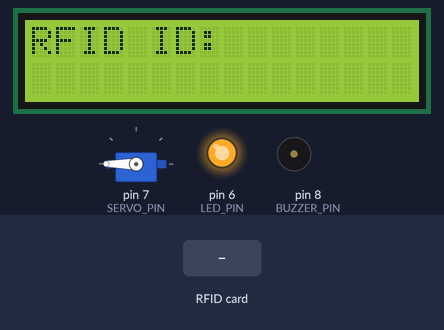
A sketch run on a simulated Arduino Uno, built for the host (arithmetic inside an expression is 32-bit, double 64-bit). Parts: servo, 16×2 character LCD, output pins drawn as LEDs (lit = HIGH), buzzer (waves = sounding, pin HIGH). The inputs (shaded band) are chosen by the test bench. What the sketch prints to the serial monitor is not drawn.

Above: at 1.3 s.
1.4 s: RFID card 5E 7A 19 C4 held to the reader
At 4.3 s:
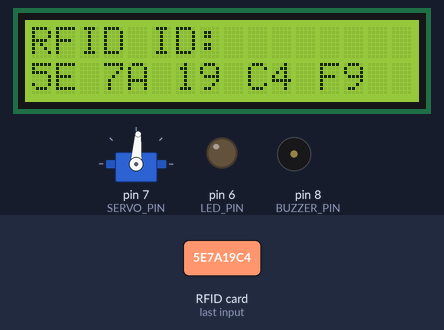
At 10.2 s:
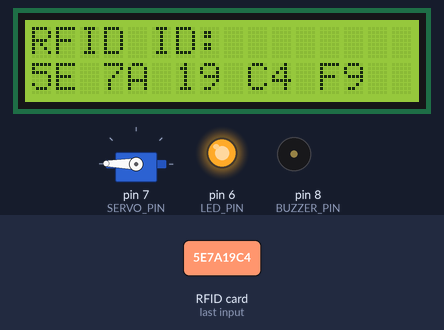
Timing chart, 0 to 11.4 s (numbered marks = the images above; inputs shaded):
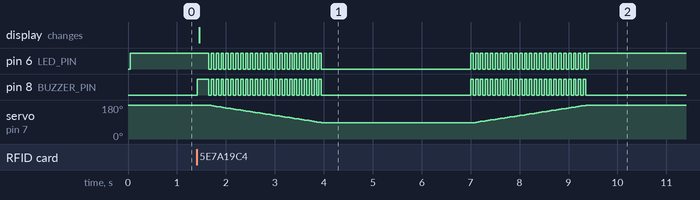

Measured:
- after the input at 1.4 s, pin 6 (LED_PIN): goes 23 × (LOW 0.05 s, HIGH 0.05 s), LOW 3.1 s, 24 × (HIGH 0.05 s, LOW 0.05 s), then HIGH, starting after 0.25 s; pin 8 (BUZZER_PIN): goes HIGH 0.24 s, 23 × (LOW 0.05 s, HIGH 0.05 s), LOW 3.1 s, 23 × (HIGH 0.05 s, LOW 0.05 s), HIGH 0.05 s, then LOW, starting at once; the display: changes after 0.05 s (image 1)

The sketch:

RFID_BEE_LCD_Servo.ino
```cpp
#include <Timer.h>
#include <Wire.h>
#include <SPI.h>
#include <RFID.h>
#include <LCD.h>
#include <LiquidCrystal_I2C.h>
#include <Servo.h>

#define RST_PIN 9
#define SS_PIN 10
#define LED_PIN 6
#define SERVO_PIN 7
#define BUZZER_PIN 8

#define I2C_ADDR  0x3f  // 定義 I2C Address for the PCF8574T (0x27、0x3F)
#define BACKLIGHT_PIN  3 // 背光 pin

Servo myservo; // 建立Servo物件，控制伺服馬達
LiquidCrystal_I2C  lcd(I2C_ADDR, 2, 1, 0, 4, 5, 6, 7); // 初始 I2C LCD 物件
RFID rfid(SS_PIN, RST_PIN);
Timer t; // 宣告 Timer 物件
String rfid_card;

void setup() {
  Serial.begin(9600);
  pinMode(BUZZER_PIN, OUTPUT);
  pinMode(LED_PIN, OUTPUT);
  SPI.begin();
  rfid.init();
  myservo.attach(SERVO_PIN); // 連接數位腳位7，伺服馬達的訊號線
  myservo.write(180); // 柵欄起始角度
  digitalWrite(LED_PIN, HIGH);

  Serial.println("Ready");
  lcd.begin (16, 2); // LCD 初始
  lcd.setBacklightPin(BACKLIGHT_PIN, POSITIVE); // 設定背光
  lcd.backlight(); // 開啟背光
  lcd.clear(); // 清空 LCD
  lcd.setCursor(0, 0);
  lcd.print("RFID ID:");
  t.every(0, rfid_read);
}

void loop() {
  t.update();
}

void rfid_read() {
  if (rfid.isCard() && rfid.readCardSerial()) {
    rfid_card = "";
    digitalWrite(BUZZER_PIN, HIGH);
    int serNumLength = 5; // rfid.serNum[0] ~ rfid.serNum[4] 共五組
    Serial.println("Card found");

    // 容量
    int card_size = rfid.selectTag(rfid.serNum);
    Serial.print("size: ");
    Serial.print(card_size);
    Serial.println(" bits");

    Serial.println("Card ID:");
    Serial.print("Dec: ");

    for (int i = 0; i < serNumLength; i++) {
      Serial.print(rfid.serNum[i], DEC);
      Serial.print(", ");
    }
    Serial.println();
    Serial.print("Hex: ");
    lcd.setCursor(0, 1);
    for (int i = 0; i < serNumLength; i++) {
      Serial.print(rfid.serNum[i], HEX);
      Serial.print(", ");
      lcd.print(rfid.serNum[i], HEX);
      lcd.print(" ");
    }
    lcd.print("          ");
    Serial.println("\r\n");
    delay(150);

    digitalWrite(BUZZER_PIN, LOW);
    openFences();

    delay(1000);
  }

  rfid.halt();  // 命令卡片進入休眠狀態
}

void openFences() {
  // 開啟柵欄
  for (int i = 180, j = 0; i >= 85; i-=2, j++) {
    myservo.write(i); // 使用write，傳入角度，從0度轉到180度
    digitalWrite(LED_PIN, j%2==0);
    digitalWrite(BUZZER_PIN, j%2==0);
    delay(50);
  }
  digitalWrite(BUZZER_PIN, LOW);
  delay(3000);
  // 關閉柵欄
  for (int i = 85, j = 0; i <= 180; i+=2, j++) {
    myservo.write(i);// 使用write，傳入角度，從180度轉到0度
    digitalWrite(LED_PIN, j%2==0);
    digitalWrite(BUZZER_PIN, j%2==0);
    delay(50);
  }
  digitalWrite(LED_PIN, HIGH);
  digitalWrite(BUZZER_PIN, LOW);
}
```
